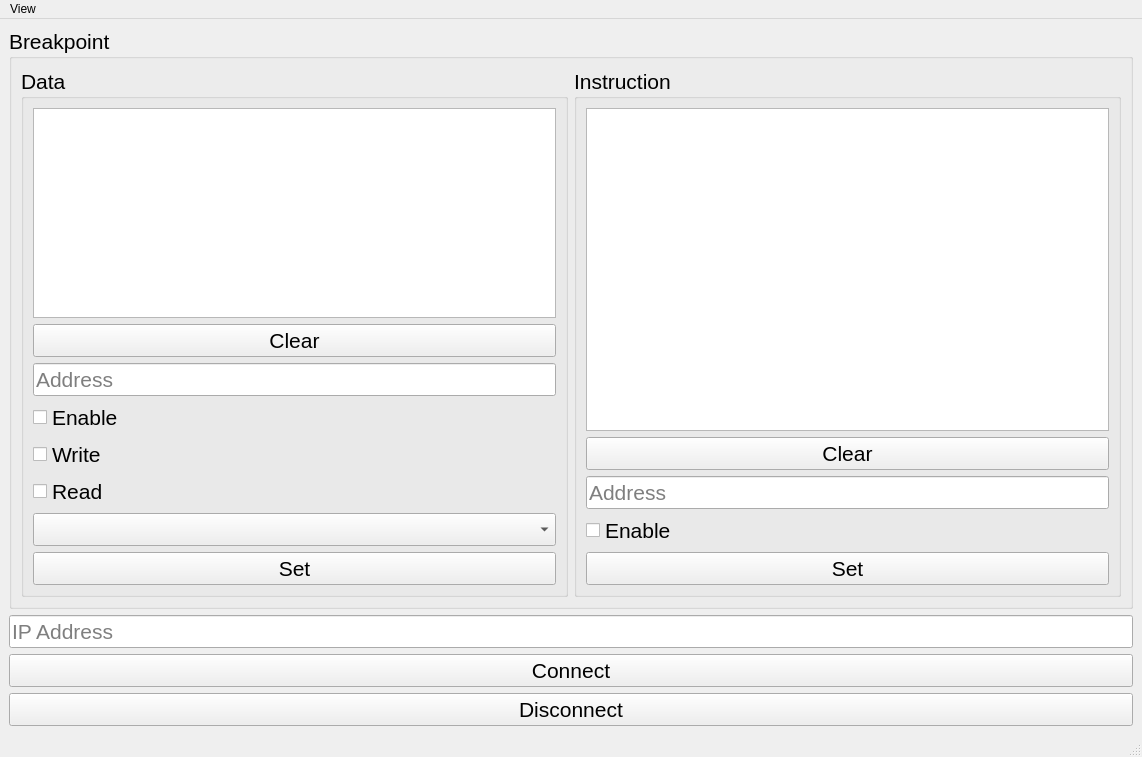
<?xml version="1.0" encoding="UTF-8"?>
<ui version="4.0">
 <class>MainWindow</class>
 <widget class="QMainWindow" name="MainWindow">
  <property name="geometry">
   <rect>
    <x>0</x>
    <y>0</y>
    <width>1142</width>
    <height>757</height>
   </rect>
  </property>
  <property name="windowTitle">
   <string>MainWindow</string>
  </property>
  <widget class="QWidget" name="centralwidget">
   <layout class="QVBoxLayout" name="verticalLayout">
    <item>
     <layout class="QVBoxLayout" name="verticalLayout_2">
      <item>
       <widget class="QGroupBox" name="groupBoxBreakpoint">
        <property name="font">
         <font>
          <pointsize>16</pointsize>
         </font>
        </property>
        <property name="title">
         <string>Breakpoint</string>
        </property>
        <layout class="QHBoxLayout" name="horizontalLayout">
         <item>
          <widget class="QGroupBox" name="groupBoxDataBreakpoint">
           <property name="title">
            <string>Data</string>
           </property>
           <layout class="QVBoxLayout" name="verticalLayout_4">
            <item>
             <widget class="QTableView" name="tableViewDataBreakpoint"/>
            </item>
            <item>
             <widget class="QPushButton" name="pushButtonDataBreakpointClear">
              <property name="text">
               <string>Clear</string>
              </property>
             </widget>
            </item>
            <item>
             <widget class="QLineEdit" name="lineEditDataBreakpointAddress">
              <property name="font">
               <font>
                <pointsize>16</pointsize>
               </font>
              </property>
              <property name="text">
               <string/>
              </property>
              <property name="placeholderText">
               <string>Address</string>
              </property>
             </widget>
            </item>
            <item>
             <widget class="QCheckBox" name="checkBoxDataBreakpointEnable">
              <property name="font">
               <font>
                <pointsize>16</pointsize>
               </font>
              </property>
              <property name="text">
               <string>Enable</string>
              </property>
             </widget>
            </item>
            <item>
             <widget class="QCheckBox" name="checkBoxDataBreakpointWrite">
              <property name="font">
               <font>
                <pointsize>16</pointsize>
               </font>
              </property>
              <property name="text">
               <string>Write</string>
              </property>
             </widget>
            </item>
            <item>
             <widget class="QCheckBox" name="checkBoxDataBreakpointRead">
              <property name="font">
               <font>
                <pointsize>16</pointsize>
               </font>
              </property>
              <property name="text">
               <string>Read</string>
              </property>
             </widget>
            </item>
            <item>
             <widget class="QComboBox" name="comboBoxDataBreakpointSize"/>
            </item>
            <item>
             <widget class="QPushButton" name="pushButtonSetDataBreakpoint">
              <property name="font">
               <font>
                <pointsize>16</pointsize>
               </font>
              </property>
              <property name="text">
               <string>Set</string>
              </property>
             </widget>
            </item>
           </layout>
          </widget>
         </item>
         <item>
          <widget class="QGroupBox" name="groupBoxInstructionBreakpoint">
           <property name="title">
            <string>Instruction</string>
           </property>
           <layout class="QVBoxLayout" name="verticalLayout_3">
            <item>
             <widget class="QTableView" name="tableViewInstructionBreakpoint"/>
            </item>
            <item>
             <widget class="QPushButton" name="pushButtonInstructionBreakpointClear">
              <property name="text">
               <string>Clear</string>
              </property>
             </widget>
            </item>
            <item>
             <widget class="QLineEdit" name="lineEditInstructionBreakpointAddress">
              <property name="placeholderText">
               <string>Address</string>
              </property>
             </widget>
            </item>
            <item>
             <widget class="QCheckBox" name="checkBoxInstructionBreakpointEnable">
              <property name="text">
               <string>Enable</string>
              </property>
             </widget>
            </item>
            <item>
             <widget class="QPushButton" name="pushButtonSetInstructionBreakpoint">
              <property name="text">
               <string>Set</string>
              </property>
             </widget>
            </item>
           </layout>
          </widget>
         </item>
        </layout>
       </widget>
      </item>
     </layout>
    </item>
    <item>
     <widget class="QLineEdit" name="lineEditIPAddress">
      <property name="font">
       <font>
        <pointsize>16</pointsize>
       </font>
      </property>
      <property name="placeholderText">
       <string>IP Address</string>
      </property>
     </widget>
    </item>
    <item>
     <widget class="QPushButton" name="pushButtonConnect">
      <property name="font">
       <font>
        <pointsize>16</pointsize>
       </font>
      </property>
      <property name="text">
       <string>Connect</string>
      </property>
     </widget>
    </item>
    <item>
     <widget class="QPushButton" name="pushButtonDisconnect">
      <property name="font">
       <font>
        <pointsize>16</pointsize>
       </font>
      </property>
      <property name="text">
       <string>Disconnect</string>
      </property>
     </widget>
    </item>
   </layout>
  </widget>
  <widget class="QMenuBar" name="menubar">
   <property name="geometry">
    <rect>
     <x>0</x>
     <y>0</y>
     <width>1142</width>
     <height>21</height>
    </rect>
   </property>
   <widget class="QMenu" name="menuView">
    <property name="title">
     <string>View</string>
    </property>
   </widget>
   <addaction name="menuView"/>
  </widget>
  <widget class="QStatusBar" name="statusbar"/>
 </widget>
 <resources/>
 <connections/>
</ui>
